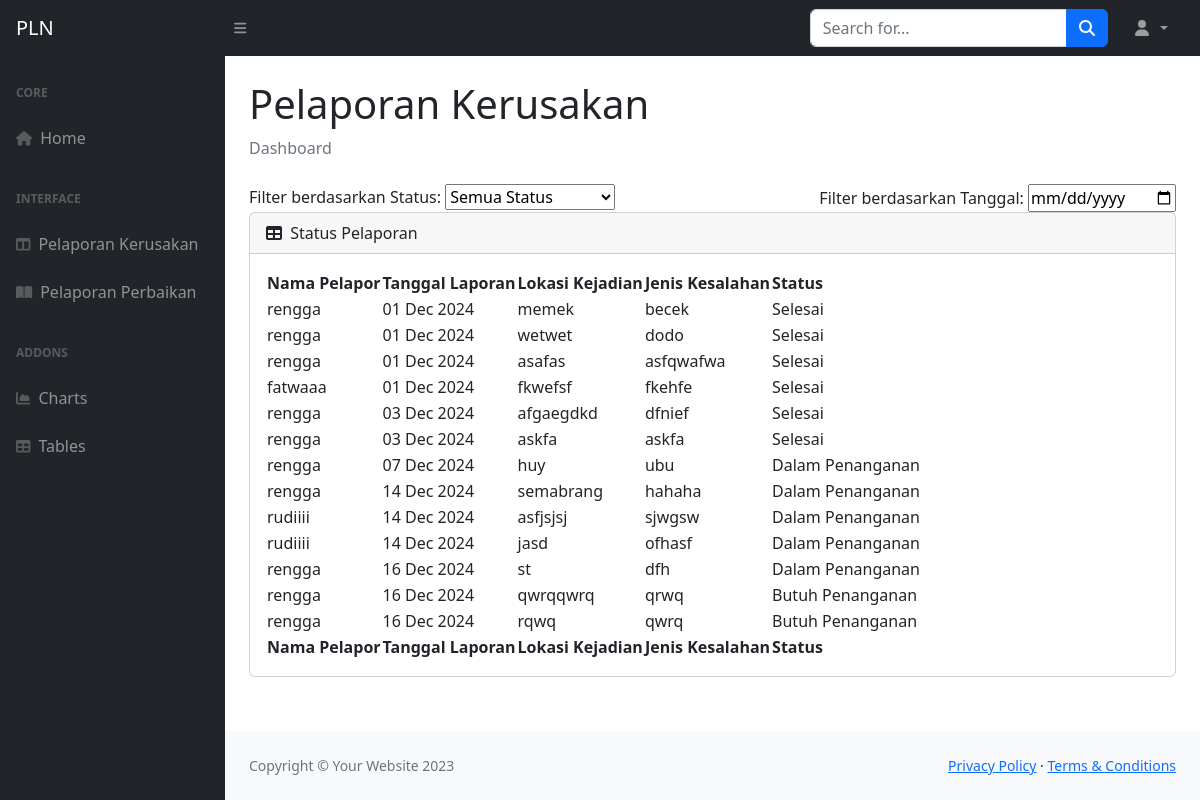
Screenshot of /index.php/admin/pelaporan with the database file from the repository.
### tables this page shows
CREATE TABLE `pelaporan` (
  `id` int(11) NOT NULL,
  `kota` enum('Bangil','Pasuruan Kota','Probolinggo','Grati','Pandaan','Sukorejo','Kraksaan','Gondang Wetan','Prigen') NOT NULL,
  `lokasi` varchar(255) NOT NULL,
  `jenis_kesalahan` varchar(255) NOT NULL,
  `jenis_tindakan` text NOT NULL,
  `gambar` varchar(255) NOT NULL,
  `status` enum('Butuh Penanganan','Menunggu Konfirmasi','Dalam Penanganan','Selesai') DEFAULT 'Butuh Penanganan',
  `tanggal` datetime(6) DEFAULT current_timestamp(6),
  `username` varchar(11) NOT NULL
);

### application/controllers/admin.php (called while the page is built, shortened)
<?php
class admin extends CI_Controller
{
    public function __construct()
    {
        $this->load->model('Pelaporan_model');
    }
    public function pelaporan()
    {
        $data['user'] = $this->db->get_where('user', ['email' => $this->session->userdata('email')])->row_array();
        $viewData['pelaporan'] = $this->Pelaporan_model->getAllPelaporan();
        $this->load->view('admin/pelaporan', array_merge($data, $viewData));
    }
}

### index.php (called while the page is built, shortened)
<?php
require_once BASEPATH.'core/CodeIgniter.php';

### application/models/pelaporan_model.php (called while the page is built, shortened)
<?php
class Pelaporan_model extends CI_Model
{
    public function getAllPelaporan()
    {
        return $this->db->get('pelaporan')->result_array();
    }
}

### application/views/admin/pelaporan.php (the view, shortened to what this page needs)
<!DOCTYPE html>
<html lang="en">
<head>
    <link href="https://cdn.jsdelivr.net/npm/simple-datatables@7.1.2/dist/style.min.css" rel="stylesheet" />
    <link href="<?= base_url('backend/'); ?>css/styles.css" rel="stylesheet" />
</head>
<body class="sb-nav-fixed">
    <nav class="sb-topnav navbar navbar-expand navbar-dark bg-dark">
        <a class="navbar-brand ps-3" href="<?= base_url('admin/index') ?>">PLN</a>
        <button class="btn btn-link btn-sm order-1 order-lg-0 me-4 me-lg-0" id="sidebarToggle" href="#!"><i class="fas fa-bars"></i></button>
        <form class="d-none d-md-inline-block form-inline ms-auto me-0 me-md-3 my-2 my-md-0">
            <div class="input-group">
                <input class="form-control" type="text" placeholder="Search for..." aria-label="Search for..." aria-describedby="btnNavbarSearch" />
                <button class="btn btn-primary" id="btnNavbarSearch" type="button"><i class="fas fa-search"></i></button>
            </div>
        </form>
        <ul class="navbar-nav ms-auto ms-md-0 me-3 me-lg-4">
            <li class="nav-item dropdown">
                <a class="nav-link dropdown-toggle" id="navbarDropdown" href="#" role="button" data-bs-toggle="dropdown" aria-expanded="false">
                    <i class="fas fa-user fa-fw"></i>
                </a>
            </li>
        </ul>
    </nav>
    <div id="layoutSidenav">
        <div id="layoutSidenav_nav">
            <nav class="sb-sidenav accordion sb-sidenav-dark" id="sidenavAccordion">
                <div class="sb-sidenav-menu">
                    <div class="nav">
                        <div class="sb-sidenav-menu-heading">Core</div>
                        <a class="nav-link" href="<?= base_url('admin/index') ?>">
                            <div class="sb-nav-link-icon"><i class="fa-solid fa-house"></i></div>
                            Home
                        </a>
                        <div class="sb-sidenav-menu-heading">Interface</div>
                        <a class="nav-link" href="<?= base_url('admin/pelaporan') ?>">
                            <div class="sb-nav-link-icon"><i class="fas fa-columns"></i></div>
                            Pelaporan Kerusakan
                        </a>
                        <a class="nav-link collapsed" href="<?= base_url('admin/perbaikan') ?>">
                            <div class="sb-nav-link-icon"><i class="fas fa-book-open"></i></div>
                            Pelaporan Perbaikan
                        </a>
                        <div class="sb-sidenav-menu-heading">Addons</div>
                        <a class="nav-link" href="<?= base_url('backend/'); ?>charts.html">
                            <div class="sb-nav-link-icon"><i class="fas fa-chart-area"></i></div>
                            Charts
                        </a>
                        <a class="nav-link" href="<?= base_url('backend/'); ?>tables.html">
                            <div class="sb-nav-link-icon"><i class="fas fa-table"></i></div>
                            Tables
                        </a>
                    </div>
                </div>
            </nav>
        </div>
        <div id="layoutSidenav_content">
            <main>
                <div class="container-fluid px-4">
                    <h1 class="mt-4">Pelaporan Kerusakan</h1>
                    <ol class="breadcrumb mb-4">
                        <li class="breadcrumb-item active">Dashboard</li>
                    </ol>
                    <div class="filter-group d-flex justify-content-between">
                        <div>
                            <label for="status-filter">Filter berdasarkan Status:</label>
                            <select id="status-filter">
                                <option value="">Semua Status</option>
                            </select>
                        </div>
                        <div>
                            <label class="mr-4" for="date-filter">Filter berdasarkan Tanggal:</label>
                            <input type="date" id="date-filter">
                        </div>
                    </div>
                    <div class="card mb-4">
                        <div class="card-header">
                            <i class="fas fa-table me-1"></i>
                            Status Pelaporan
                        </div>
                        <div class="card-body">
                            <table id="datatablesSimple">
                                <thead>
                                    <tr>
                                        <th>Nama Pelapor</th>
                                        <th>Tanggal Laporan</th>
                                        <th>Lokasi Kejadian</th>
                                        <th>Jenis Kesalahan</th>
                                        <th>Status</th>
                                    </tr>
                                </thead>
                                <tbody>
                                    <?php if (!empty($pelaporan)) : ?>
                                        <?php foreach ($pelaporan as $laporan) : ?>
                                            <tr>
                                                <td><?= htmlspecialchars($laporan['username']) ?></td>
                                                <td><?= htmlspecialchars(date('d M Y', strtotime($laporan['tanggal']))) ?></td>
                                                <td><?= htmlspecialchars($laporan['lokasi']) ?></td>
                                                <td><?= htmlspecialchars($laporan['jenis_kesalahan']) ?></td>
                                                <td>
                                                    <span class="status <?= htmlspecialchars($laporan['status']) ?>">
                                                        <?= htmlspecialchars(ucwords(str_replace('_', ' ', $laporan['status']))) ?>
                                                    </span>
                                                </td>
                                            </tr>
                                        <?php endforeach; ?>
                                    <?php else : ?>
                                        <tr>
                                            <td colspan="5">Tidak ada data pelaporan.</td>
                                        </tr>
                                    <?php endif; ?>
                                </tbody>
                                <tfoot>
                                    <tr>
                                        <th>Nama Pelapor</th>
                                        <th>Tanggal Laporan</th>
                                        <th>Lokasi Kejadian</th>
                                        <th>Jenis Kesalahan</th>
                                        <th>Status</th>
                                    </tr>
                                </tfoot>
                            </table>
                        </div>
                    </div>
            </main>
            <footer class="py-4 bg-light mt-auto">
                <div class="container-fluid px-4">
                    <div class="d-flex align-items-center justify-content-between small">
                        <div class="text-muted">Copyright &copy; Your Website 2023</div>
                        <div>
                            <a href="#">Privacy Policy</a>
                            &middot;
                            <a href="#">Terms &amp; Conditions</a>
                        </div>
                    </div>
                </div>
            </footer>
        </div>
    </div>
</body>
</html>

### rows the page displays
pelaporan: username "rengga", tanggal "01 Dec 2024", lokasi "memek", jenis_kesalahan "becek", status "Selesai"
pelaporan: username "rengga", tanggal "01 Dec 2024", lokasi "wetwet", jenis_kesalahan "dodo", status "Selesai"
pelaporan: username "rengga", tanggal "01 Dec 2024", lokasi "asafas", jenis_kesalahan "asfqwafwa", status "Selesai"
pelaporan: username "fatwaaa", tanggal "01 Dec 2024", lokasi "fkwefsf", jenis_kesalahan "fkehfe", status "Selesai"
pelaporan: username "rengga", tanggal "03 Dec 2024", lokasi "afgaegdkd", jenis_kesalahan "dfnief", status "Selesai"
pelaporan: username "rengga", tanggal "03 Dec 2024", lokasi "askfa", jenis_kesalahan "askfa", status "Selesai"
pelaporan: username "rengga", tanggal "07 Dec 2024", lokasi "huy", jenis_kesalahan "ubu", status "Dalam Penanganan"
pelaporan: username "rengga", tanggal "14 Dec 2024", lokasi "semabrang", jenis_kesalahan "hahaha", status "Dalam Penanganan"
pelaporan: username "rudiiii", tanggal "14 Dec 2024", lokasi "asfjsjsj", jenis_kesalahan "sjwgsw", status "Dalam Penanganan"
pelaporan: username "rudiiii", tanggal "14 Dec 2024", lokasi "jasd", jenis_kesalahan "ofhasf", status "Dalam Penanganan"
pelaporan: username "rengga", tanggal "16 Dec 2024", lokasi "st", jenis_kesalahan "dfh", status "Dalam Penanganan"
pelaporan: username "rengga", tanggal "16 Dec 2024", lokasi "qwrqqwrq", jenis_kesalahan "qrwq", status "Butuh Penanganan"
pelaporan: username "rengga", tanggal "16 Dec 2024", lokasi "rqwq", jenis_kesalahan "qwrq", status "Butuh Penanganan"
